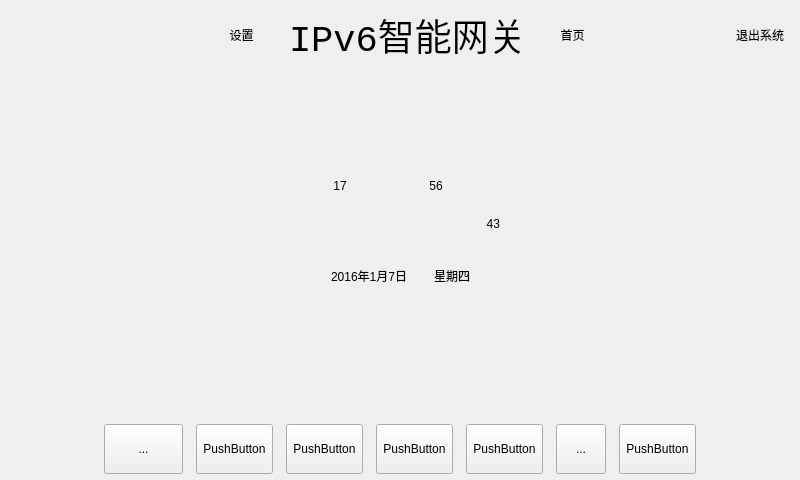
<?xml version="1.0" encoding="UTF-8"?>
<ui version="4.0">
 <class>Widget</class>
 <widget class="QWidget" name="Widget">
  <property name="geometry">
   <rect>
    <x>0</x>
    <y>0</y>
    <width>800</width>
    <height>480</height>
   </rect>
  </property>
  <property name="minimumSize">
   <size>
    <width>800</width>
    <height>480</height>
   </size>
  </property>
  <property name="maximumSize">
   <size>
    <width>800</width>
    <height>480</height>
   </size>
  </property>
  <property name="windowTitle">
   <string>Widget</string>
  </property>
  <layout class="QVBoxLayout" name="verticalLayout_3">
   <property name="spacing">
    <number>0</number>
   </property>
   <property name="margin">
    <number>0</number>
   </property>
   <item>
    <layout class="QVBoxLayout" name="verticalLayout_2">
     <property name="spacing">
      <number>0</number>
     </property>
     <item>
      <widget class="QWidget" name="widget_Top" native="true">
       <property name="minimumSize">
        <size>
         <width>0</width>
         <height>70</height>
        </size>
       </property>
       <layout class="QHBoxLayout" name="horizontalLayout">
        <property name="spacing">
         <number>0</number>
        </property>
        <property name="margin">
         <number>0</number>
        </property>
        <item>
         <spacer name="horizontalSpacer">
          <property name="orientation">
           <enum>Qt::Horizontal</enum>
          </property>
          <property name="sizeHint" stdset="0">
           <size>
            <width>145</width>
            <height>20</height>
           </size>
          </property>
         </spacer>
        </item>
        <item>
         <spacer name="horizontalSpacer_16">
          <property name="orientation">
           <enum>Qt::Horizontal</enum>
          </property>
          <property name="sizeHint" stdset="0">
           <size>
            <width>40</width>
            <height>20</height>
           </size>
          </property>
         </spacer>
        </item>
        <item>
         <spacer name="horizontalSpacer_8">
          <property name="orientation">
           <enum>Qt::Horizontal</enum>
          </property>
          <property name="sizeHint" stdset="0">
           <size>
            <width>40</width>
            <height>20</height>
           </size>
          </property>
         </spacer>
        </item>
        <item>
         <spacer name="horizontalSpacer_15">
          <property name="orientation">
           <enum>Qt::Horizontal</enum>
          </property>
          <property name="sizeHint" stdset="0">
           <size>
            <width>40</width>
            <height>20</height>
           </size>
          </property>
         </spacer>
        </item>
        <item>
         <widget class="QToolButton" name="tbnSetting">
          <property name="minimumSize">
           <size>
            <width>35</width>
            <height>35</height>
           </size>
          </property>
          <property name="cursor">
           <cursorShape>OpenHandCursor</cursorShape>
          </property>
          <property name="styleSheet">
           <string notr="true"/>
          </property>
          <property name="text">
           <string>设置</string>
          </property>
          <property name="toolButtonStyle">
           <enum>Qt::ToolButtonTextUnderIcon</enum>
          </property>
          <property name="autoRaise">
           <bool>true</bool>
          </property>
         </widget>
        </item>
        <item>
         <spacer name="horizontalSpacer_2">
          <property name="orientation">
           <enum>Qt::Horizontal</enum>
          </property>
          <property name="sizeType">
           <enum>QSizePolicy::Maximum</enum>
          </property>
          <property name="sizeHint" stdset="0">
           <size>
            <width>40</width>
            <height>0</height>
           </size>
          </property>
         </spacer>
        </item>
        <item>
         <widget class="QLabel" name="label_2">
          <property name="font">
           <font>
            <family>Liberation Mono</family>
            <pointsize>28</pointsize>
            <weight>50</weight>
            <italic>false</italic>
            <bold>false</bold>
           </font>
          </property>
          <property name="text">
           <string>IPv6智能网关</string>
          </property>
         </widget>
        </item>
        <item>
         <spacer name="horizontalSpacer_3">
          <property name="orientation">
           <enum>Qt::Horizontal</enum>
          </property>
          <property name="sizeType">
           <enum>QSizePolicy::Maximum</enum>
          </property>
          <property name="sizeHint" stdset="0">
           <size>
            <width>40</width>
            <height>20</height>
           </size>
          </property>
         </spacer>
        </item>
        <item>
         <widget class="QToolButton" name="tbnHome">
          <property name="minimumSize">
           <size>
            <width>35</width>
            <height>35</height>
           </size>
          </property>
          <property name="cursor">
           <cursorShape>OpenHandCursor</cursorShape>
          </property>
          <property name="text">
           <string>首页</string>
          </property>
          <property name="toolButtonStyle">
           <enum>Qt::ToolButtonTextUnderIcon</enum>
          </property>
          <property name="autoRaise">
           <bool>true</bool>
          </property>
         </widget>
        </item>
        <item>
         <spacer name="horizontalSpacer_4">
          <property name="orientation">
           <enum>Qt::Horizontal</enum>
          </property>
          <property name="sizeHint" stdset="0">
           <size>
            <width>140</width>
            <height>20</height>
           </size>
          </property>
         </spacer>
        </item>
        <item>
         <widget class="QPushButton" name="pushButton">
          <property name="enabled">
           <bool>true</bool>
          </property>
          <property name="cursor">
           <cursorShape>ArrowCursor</cursorShape>
          </property>
          <property name="focusPolicy">
           <enum>Qt::ClickFocus</enum>
          </property>
          <property name="text">
           <string>退出系统</string>
          </property>
          <property name="default">
           <bool>false</bool>
          </property>
          <property name="flat">
           <bool>true</bool>
          </property>
         </widget>
        </item>
       </layout>
      </widget>
     </item>
     <item>
      <widget class="QStackedWidget" name="stackedWidget">
       <property name="currentIndex">
        <number>1</number>
       </property>
       <widget class="QWidget" name="page">
        <layout class="QVBoxLayout" name="verticalLayout">
         <property name="spacing">
          <number>0</number>
         </property>
         <property name="margin">
          <number>0</number>
         </property>
         <item>
          <widget class="QWidget" name="widget_Mid" native="true">
           <layout class="QHBoxLayout" name="horizontalLayout_2">
            <property name="spacing">
             <number>0</number>
            </property>
            <property name="margin">
             <number>0</number>
            </property>
            <item>
             <widget class="QToolButton" name="tbnParlor">
              <property name="minimumSize">
               <size>
                <width>100</width>
                <height>80</height>
               </size>
              </property>
              <property name="cursor">
               <cursorShape>OpenHandCursor</cursorShape>
              </property>
              <property name="styleSheet">
               <string notr="true"/>
              </property>
              <property name="text">
               <string>1</string>
              </property>
              <property name="toolButtonStyle">
               <enum>Qt::ToolButtonTextUnderIcon</enum>
              </property>
              <property name="autoRaise">
               <bool>false</bool>
              </property>
             </widget>
            </item>
            <item>
             <widget class="QToolButton" name="tbnBedRoom">
              <property name="minimumSize">
               <size>
                <width>100</width>
                <height>80</height>
               </size>
              </property>
              <property name="cursor">
               <cursorShape>OpenHandCursor</cursorShape>
              </property>
              <property name="styleSheet">
               <string notr="true"/>
              </property>
              <property name="text">
               <string>2</string>
              </property>
              <property name="toolButtonStyle">
               <enum>Qt::ToolButtonTextUnderIcon</enum>
              </property>
              <property name="autoRaise">
               <bool>false</bool>
              </property>
             </widget>
            </item>
            <item>
             <widget class="QToolButton" name="tbnKitchen">
              <property name="minimumSize">
               <size>
                <width>100</width>
                <height>80</height>
               </size>
              </property>
              <property name="cursor">
               <cursorShape>OpenHandCursor</cursorShape>
              </property>
              <property name="styleSheet">
               <string notr="true"/>
              </property>
              <property name="text">
               <string>3</string>
              </property>
              <property name="toolButtonStyle">
               <enum>Qt::ToolButtonTextUnderIcon</enum>
              </property>
              <property name="autoRaise">
               <bool>false</bool>
              </property>
             </widget>
            </item>
            <item>
             <widget class="QToolButton" name="tbnSafety">
              <property name="minimumSize">
               <size>
                <width>100</width>
                <height>80</height>
               </size>
              </property>
              <property name="cursor">
               <cursorShape>OpenHandCursor</cursorShape>
              </property>
              <property name="styleSheet">
               <string notr="true"/>
              </property>
              <property name="text">
               <string>4</string>
              </property>
              <property name="toolButtonStyle">
               <enum>Qt::ToolButtonTextUnderIcon</enum>
              </property>
              <property name="autoRaise">
               <bool>false</bool>
              </property>
             </widget>
            </item>
           </layout>
          </widget>
         </item>
        </layout>
       </widget>
       <widget class="QWidget" name="page_2">
        <layout class="QGridLayout" name="gridLayout_2">
         <item row="0" column="0">
          <layout class="QGridLayout" name="gridLayout">
           <item row="3" column="1">
            <widget class="QWidget" name="widget_data" native="true">
             <property name="minimumSize">
              <size>
               <width>420</width>
               <height>200</height>
              </size>
             </property>
             <layout class="QVBoxLayout" name="verticalLayout_4">
              <property name="spacing">
               <number>0</number>
              </property>
              <property name="margin">
               <number>0</number>
              </property>
              <item>
               <layout class="QHBoxLayout" name="horizontalLayout_6">
                <property name="spacing">
                 <number>10</number>
                </property>
                <property name="topMargin">
                 <number>20</number>
                </property>
                <item>
                 <spacer name="horizontalSpacer_9">
                  <property name="orientation">
                   <enum>Qt::Horizontal</enum>
                  </property>
                  <property name="sizeHint" stdset="0">
                   <size>
                    <width>40</width>
                    <height>20</height>
                   </size>
                  </property>
                 </spacer>
                </item>
                <item>
                 <layout class="QHBoxLayout" name="horizontalLayout_5">
                  <item>
                   <widget class="QLabel" name="label_hour">
                    <property name="minimumSize">
                     <size>
                      <width>80</width>
                      <height>0</height>
                     </size>
                    </property>
                    <property name="styleSheet">
                     <string notr="true">font: 75 50pt &quot;黑体&quot;;
</string>
                    </property>
                    <property name="text">
                     <string>17</string>
                    </property>
                    <property name="alignment">
                     <set>Qt::AlignCenter</set>
                    </property>
                   </widget>
                  </item>
                  <item>
                   <widget class="QLabel" name="label">
                    <property name="styleSheet">
                     <string notr="true">font: 75 50pt &quot;黑体&quot;;
color: rgb(255, 255, 255);</string>
                    </property>
                    <property name="text">
                     <string>:</string>
                    </property>
                   </widget>
                  </item>
                  <item>
                   <widget class="QLabel" name="label_min">
                    <property name="minimumSize">
                     <size>
                      <width>80</width>
                      <height>0</height>
                     </size>
                    </property>
                    <property name="styleSheet">
                     <string notr="true">font: 75 50pt &quot;黑体&quot;;</string>
                    </property>
                    <property name="text">
                     <string>56</string>
                    </property>
                    <property name="alignment">
                     <set>Qt::AlignCenter</set>
                    </property>
                   </widget>
                  </item>
                 </layout>
                </item>
                <item>
                 <widget class="QLabel" name="label_sec">
                  <property name="styleSheet">
                   <string notr="true">font: 75 20pt &quot;微软雅黑&quot;;</string>
                  </property>
                  <property name="text">
                   <string>43</string>
                  </property>
                  <property name="alignment">
                   <set>Qt::AlignBottom|Qt::AlignRight|Qt::AlignTrailing</set>
                  </property>
                 </widget>
                </item>
                <item>
                 <spacer name="horizontalSpacer_10">
                  <property name="orientation">
                   <enum>Qt::Horizontal</enum>
                  </property>
                  <property name="sizeHint" stdset="0">
                   <size>
                    <width>40</width>
                    <height>20</height>
                   </size>
                  </property>
                 </spacer>
                </item>
               </layout>
              </item>
              <item>
               <layout class="QHBoxLayout" name="horizontalLayout_7">
                <property name="spacing">
                 <number>0</number>
                </property>
                <property name="bottomMargin">
                 <number>20</number>
                </property>
                <item>
                 <spacer name="horizontalSpacer_11">
                  <property name="orientation">
                   <enum>Qt::Horizontal</enum>
                  </property>
                  <property name="sizeHint" stdset="0">
                   <size>
                    <width>40</width>
                    <height>20</height>
                   </size>
                  </property>
                 </spacer>
                </item>
                <item>
                 <layout class="QHBoxLayout" name="horizontalLayout_4">
                  <item>
                   <widget class="QLabel" name="label_data">
                    <property name="styleSheet">
                     <string notr="true">font: 75 22pt &quot;楷体&quot;;</string>
                    </property>
                    <property name="text">
                     <string>2016年1月7日</string>
                    </property>
                    <property name="alignment">
                     <set>Qt::AlignLeading|Qt::AlignLeft|Qt::AlignVCenter</set>
                    </property>
                   </widget>
                  </item>
                  <item>
                   <spacer name="horizontalSpacer_7">
                    <property name="orientation">
                     <enum>Qt::Horizontal</enum>
                    </property>
                    <property name="sizeType">
                     <enum>QSizePolicy::Maximum</enum>
                    </property>
                    <property name="sizeHint" stdset="0">
                     <size>
                      <width>20</width>
                      <height>20</height>
                     </size>
                    </property>
                   </spacer>
                  </item>
                  <item>
                   <widget class="QLabel" name="label_week">
                    <property name="styleSheet">
                     <string notr="true">font: 75 22pt &quot;楷体&quot;;</string>
                    </property>
                    <property name="text">
                     <string>星期四</string>
                    </property>
                    <property name="alignment">
                     <set>Qt::AlignLeading|Qt::AlignLeft|Qt::AlignVCenter</set>
                    </property>
                   </widget>
                  </item>
                 </layout>
                </item>
                <item>
                 <spacer name="horizontalSpacer_12">
                  <property name="orientation">
                   <enum>Qt::Horizontal</enum>
                  </property>
                  <property name="sizeHint" stdset="0">
                   <size>
                    <width>40</width>
                    <height>20</height>
                   </size>
                  </property>
                 </spacer>
                </item>
               </layout>
              </item>
             </layout>
            </widget>
           </item>
           <item row="3" column="2">
            <spacer name="horizontalSpacer_14">
             <property name="orientation">
              <enum>Qt::Horizontal</enum>
             </property>
             <property name="sizeHint" stdset="0">
              <size>
               <width>140</width>
               <height>20</height>
              </size>
             </property>
            </spacer>
           </item>
           <item row="1" column="1">
            <spacer name="verticalSpacer">
             <property name="orientation">
              <enum>Qt::Vertical</enum>
             </property>
             <property name="sizeType">
              <enum>QSizePolicy::Maximum</enum>
             </property>
             <property name="sizeHint" stdset="0">
              <size>
               <width>20</width>
               <height>40</height>
              </size>
             </property>
            </spacer>
           </item>
           <item row="4" column="1">
            <spacer name="verticalSpacer_2">
             <property name="orientation">
              <enum>Qt::Vertical</enum>
             </property>
             <property name="sizeType">
              <enum>QSizePolicy::Maximum</enum>
             </property>
             <property name="sizeHint" stdset="0">
              <size>
               <width>20</width>
               <height>60</height>
              </size>
             </property>
            </spacer>
           </item>
           <item row="3" column="0">
            <spacer name="horizontalSpacer_13">
             <property name="orientation">
              <enum>Qt::Horizontal</enum>
             </property>
             <property name="sizeHint" stdset="0">
              <size>
               <width>40</width>
               <height>20</height>
              </size>
             </property>
            </spacer>
           </item>
          </layout>
         </item>
        </layout>
       </widget>
      </widget>
     </item>
     <item>
      <widget class="QLabel" name="label_Bottom_Div">
       <property name="minimumSize">
        <size>
         <width>0</width>
         <height>0</height>
        </size>
       </property>
       <property name="maximumSize">
        <size>
         <width>16777215</width>
         <height>3</height>
        </size>
       </property>
       <property name="text">
        <string/>
       </property>
      </widget>
     </item>
     <item>
      <widget class="QWidget" name="widget_Bottom" native="true">
       <property name="sizePolicy">
        <sizepolicy hsizetype="Minimum" vsizetype="Preferred">
         <horstretch>0</horstretch>
         <verstretch>0</verstretch>
        </sizepolicy>
       </property>
       <layout class="QHBoxLayout" name="horizontalLayout_3">
        <property name="spacing">
         <number>13</number>
        </property>
        <property name="leftMargin">
         <number>0</number>
        </property>
        <property name="topMargin">
         <number>10</number>
        </property>
        <property name="rightMargin">
         <number>0</number>
        </property>
        <property name="bottomMargin">
         <number>6</number>
        </property>
        <item>
         <spacer name="horizontalSpacer_5">
          <property name="orientation">
           <enum>Qt::Horizontal</enum>
          </property>
          <property name="sizeHint" stdset="0">
           <size>
            <width>40</width>
            <height>20</height>
           </size>
          </property>
         </spacer>
        </item>
        <item>
         <widget class="QToolButton" name="tbnControl">
          <property name="sizePolicy">
           <sizepolicy hsizetype="Maximum" vsizetype="Fixed">
            <horstretch>0</horstretch>
            <verstretch>0</verstretch>
           </sizepolicy>
          </property>
          <property name="minimumSize">
           <size>
            <width>79</width>
            <height>50</height>
           </size>
          </property>
          <property name="cursor">
           <cursorShape>OpenHandCursor</cursorShape>
          </property>
          <property name="text">
           <string>...</string>
          </property>
         </widget>
        </item>
        <item>
         <widget class="QToolButton" name="tbnCurtain">
          <property name="sizePolicy">
           <sizepolicy hsizetype="Maximum" vsizetype="Fixed">
            <horstretch>0</horstretch>
            <verstretch>0</verstretch>
           </sizepolicy>
          </property>
          <property name="minimumSize">
           <size>
            <width>50</width>
            <height>50</height>
           </size>
          </property>
          <property name="cursor">
           <cursorShape>OpenHandCursor</cursorShape>
          </property>
          <property name="text">
           <string>PushButton</string>
          </property>
         </widget>
        </item>
        <item>
         <widget class="QToolButton" name="tbnMusic">
          <property name="sizePolicy">
           <sizepolicy hsizetype="Maximum" vsizetype="Fixed">
            <horstretch>0</horstretch>
            <verstretch>0</verstretch>
           </sizepolicy>
          </property>
          <property name="minimumSize">
           <size>
            <width>50</width>
            <height>50</height>
           </size>
          </property>
          <property name="cursor">
           <cursorShape>OpenHandCursor</cursorShape>
          </property>
          <property name="text">
           <string>PushButton</string>
          </property>
         </widget>
        </item>
        <item>
         <widget class="QToolButton" name="tbnModel">
          <property name="sizePolicy">
           <sizepolicy hsizetype="Maximum" vsizetype="Fixed">
            <horstretch>0</horstretch>
            <verstretch>0</verstretch>
           </sizepolicy>
          </property>
          <property name="minimumSize">
           <size>
            <width>50</width>
            <height>50</height>
           </size>
          </property>
          <property name="cursor">
           <cursorShape>OpenHandCursor</cursorShape>
          </property>
          <property name="text">
           <string>PushButton</string>
          </property>
         </widget>
        </item>
        <item>
         <widget class="QToolButton" name="tbnNight">
          <property name="sizePolicy">
           <sizepolicy hsizetype="Maximum" vsizetype="Fixed">
            <horstretch>0</horstretch>
            <verstretch>0</verstretch>
           </sizepolicy>
          </property>
          <property name="minimumSize">
           <size>
            <width>50</width>
            <height>50</height>
           </size>
          </property>
          <property name="cursor">
           <cursorShape>OpenHandCursor</cursorShape>
          </property>
          <property name="text">
           <string>PushButton</string>
          </property>
         </widget>
        </item>
        <item>
         <widget class="QToolButton" name="tbnStatistic">
          <property name="sizePolicy">
           <sizepolicy hsizetype="Maximum" vsizetype="Fixed">
            <horstretch>0</horstretch>
            <verstretch>0</verstretch>
           </sizepolicy>
          </property>
          <property name="minimumSize">
           <size>
            <width>50</width>
            <height>50</height>
           </size>
          </property>
          <property name="cursor">
           <cursorShape>OpenHandCursor</cursorShape>
          </property>
          <property name="text">
           <string>...</string>
          </property>
         </widget>
        </item>
        <item>
         <widget class="QToolButton" name="tbnRelaxation">
          <property name="sizePolicy">
           <sizepolicy hsizetype="Maximum" vsizetype="Fixed">
            <horstretch>0</horstretch>
            <verstretch>0</verstretch>
           </sizepolicy>
          </property>
          <property name="minimumSize">
           <size>
            <width>50</width>
            <height>50</height>
           </size>
          </property>
          <property name="cursor">
           <cursorShape>OpenHandCursor</cursorShape>
          </property>
          <property name="text">
           <string>PushButton</string>
          </property>
         </widget>
        </item>
        <item>
         <spacer name="horizontalSpacer_6">
          <property name="orientation">
           <enum>Qt::Horizontal</enum>
          </property>
          <property name="sizeHint" stdset="0">
           <size>
            <width>40</width>
            <height>20</height>
           </size>
          </property>
         </spacer>
        </item>
       </layout>
      </widget>
     </item>
    </layout>
   </item>
  </layout>
 </widget>
 <layoutdefault spacing="6" margin="11"/>
 <resources/>
 <connections/>
</ui>
